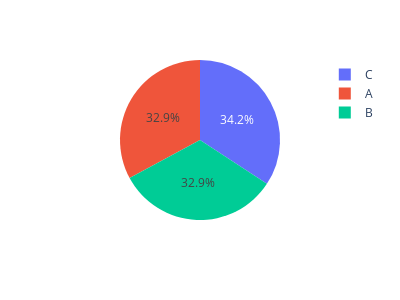
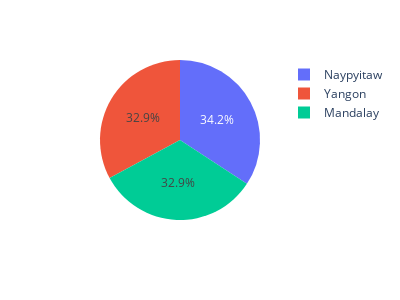
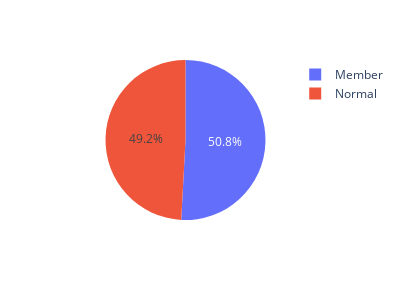
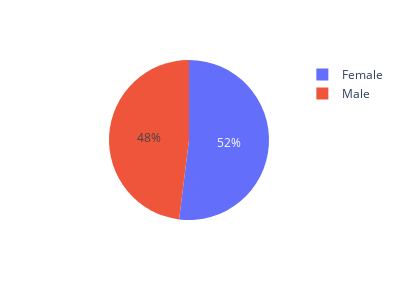

Notebook cell for these charts, in order:
### Markdown cell above
依照`分類型資料`探索`含稅金額`比例，超過`十類`該分類不討論

### Code cell
# 各特徵依照含稅消費比例視覺化
# Total price including tax
goal = 'Total'
for i in range(nonnumerical_df.shape[1]):
    col = nonnumerical_df.iloc[:,[i]].columns[0]
    print('\n%s frequency: %s' % (col, dict(df[col].value_counts())))
    if len(df[[col]].value_counts(col)) > 10: continue
    print('%s(%s) Pie:' % (col, col_ref.get(col)))
    fig = px.pie(df[[col, goal]], values=goal, names=col
                 , width=400, height=300
                 )
    fig.show()

### Figure 1 — Plotly figure (JSON) as saved in the notebook; plotly's stock layout.template omitted (floating-point values rounded to 4 significant figures; data arrays with more than 128 entries replaced by an {"elided": "..."} marker saying what was removed)
{"data": [{"domain": {"x": [0, 1], "y": [0, 1]}, "hovertemplate": "Branch=%{label}<br>Total=%{value}<extra></extra>", "labels": {"elided": "1000 str values"}, "legendgroup": "", "name": "", "showlegend": true, "type": "pie", "values": {"elided": "1000 float values"}}], "layout": {"height": 300, "legend": {"tracegroupgap": 0}, "margin": {"t": 60}, "width": 400}}

### Figure 2 — Plotly figure (JSON) as saved in the notebook; plotly's stock layout.template omitted (floating-point values rounded to 4 significant figures; data arrays with more than 128 entries replaced by an {"elided": "..."} marker saying what was removed)
{"data": [{"domain": {"x": [0, 1], "y": [0, 1]}, "hovertemplate": "City=%{label}<br>Total=%{value}<extra></extra>", "labels": {"elided": "1000 str values"}, "legendgroup": "", "name": "", "showlegend": true, "type": "pie", "values": {"elided": "1000 float values"}}], "layout": {"height": 300, "legend": {"tracegroupgap": 0}, "margin": {"t": 60}, "width": 400}}

### Figure 3 — Plotly figure (JSON) as saved in the notebook; plotly's stock layout.template omitted (floating-point values rounded to 4 significant figures; data arrays with more than 128 entries replaced by an {"elided": "..."} marker saying what was removed)
{"data": [{"domain": {"x": [0, 1], "y": [0, 1]}, "hovertemplate": "Customer type=%{label}<br>Total=%{value}<extra></extra>", "labels": {"elided": "1000 str values"}, "legendgroup": "", "name": "", "showlegend": true, "type": "pie", "values": {"elided": "1000 float values"}}], "layout": {"height": 300, "legend": {"tracegroupgap": 0}, "margin": {"t": 60}, "width": 400}}

### Figure 4 — Plotly figure (JSON) as saved in the notebook; plotly's stock layout.template omitted (floating-point values rounded to 4 significant figures; data arrays with more than 128 entries replaced by an {"elided": "..."} marker saying what was removed)
{"data": [{"domain": {"x": [0, 1], "y": [0, 1]}, "hovertemplate": "Gender=%{label}<br>Total=%{value}<extra></extra>", "labels": {"elided": "1000 str values"}, "legendgroup": "", "name": "", "showlegend": true, "type": "pie", "values": {"elided": "1000 float values"}}], "layout": {"height": 300, "legend": {"tracegroupgap": 0}, "margin": {"t": 60}, "width": 400}}
